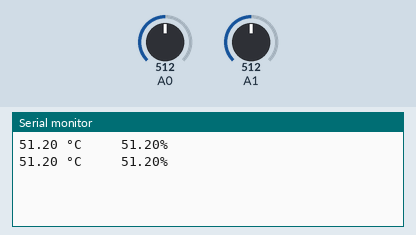
A sketch run on a simulated Arduino Uno, built with avr-gcc and run on an emulated ATmega328P. Parts: the last lines printed to the serial monitor. The inputs (shaded band) are chosen by the test bench; at power-on: A0 = 512, A1 = 512.

Above: at 1.8 s.
1.9 s: A0 set to 716
At 2.8 s:
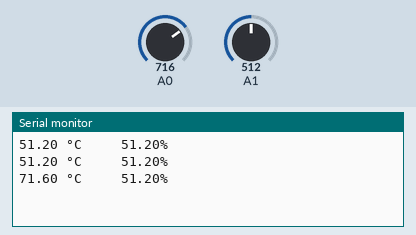
3.4 s: A1 set to 716
At 4.7 s:
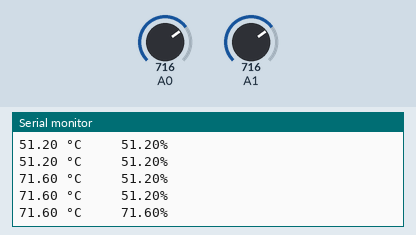
4.9 s: A0 set to 900
At 5.8 s:
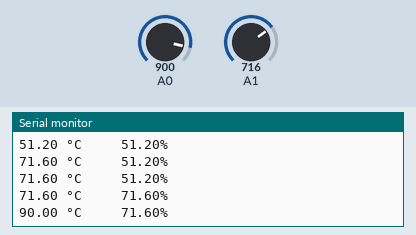
6.4 s: A1 set to 900
At 7.4 s:
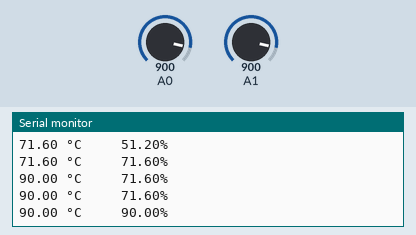
Timing chart, 0 to 8.9 s (numbered marks = the images above; inputs shaded):
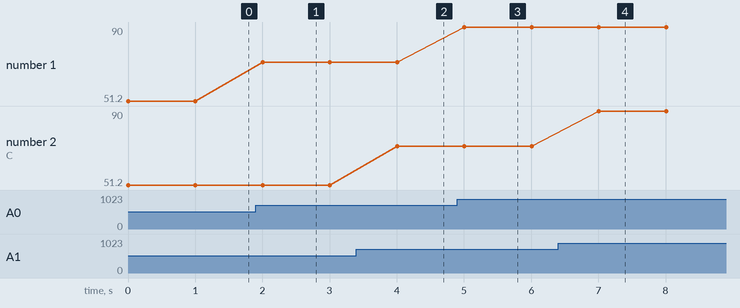

The sketch:

sensor_config.ino
```cpp
void setup() {
  Serial.begin(9600);
}
void loop() {
  float temperature = analogRead(A0)/10.0;
  float humidity = analogRead(A1)/10.0;

  Serial.print(temperature);
  Serial.print(" °C     ");
  Serial.print(humidity);
  Serial.println("%");
  delay(1000);
}
```

Measured:
- after the input at 1.9 s, the serial monitor: prints a new line after 0.10 s (image 1)
- after the input at 3.4 s, the serial monitor: prints a new line after 0.61 s (image 2)
- after the input at 4.9 s, the serial monitor: prints a new line after 0.11 s (image 3)
- after the input at 6.4 s, the serial monitor: prints a new line after 0.61 s (image 4)
- plotted number 1: 51.2 → 71.6 after the input at 1.9 s, 71.6 → 90 after the input at 4.9 s
